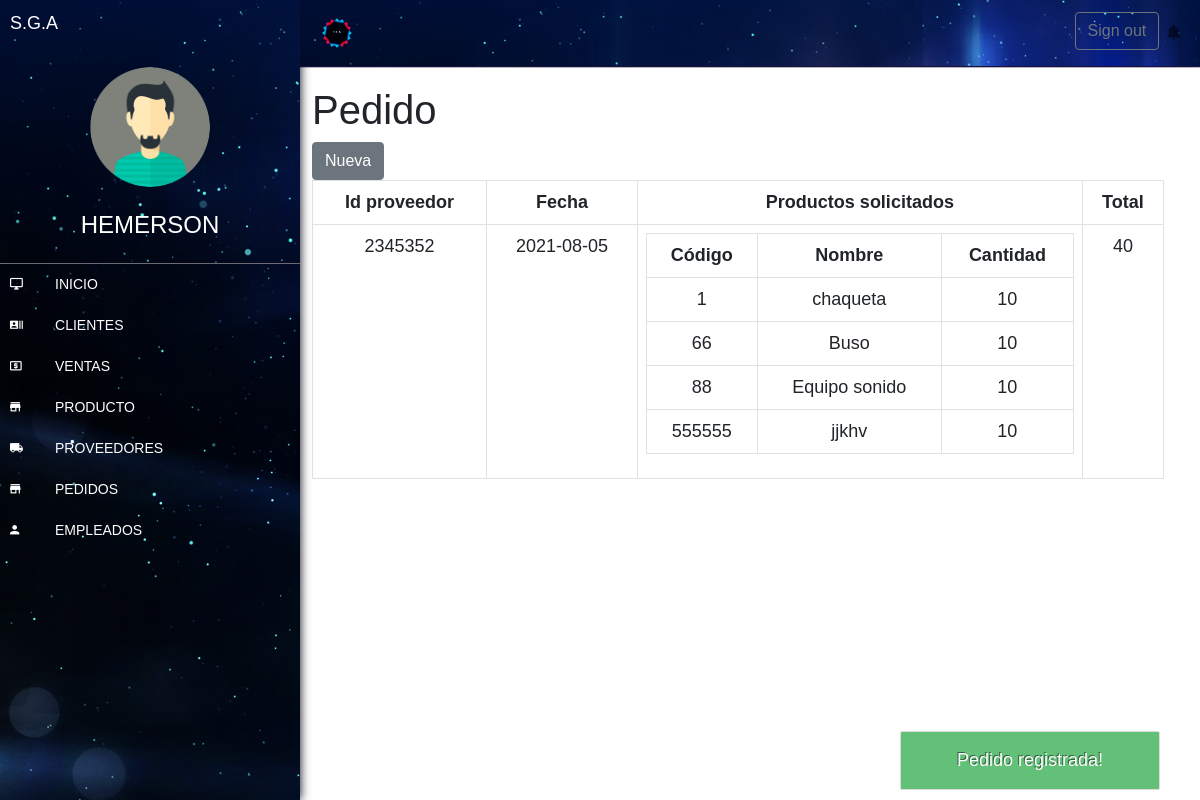
/vistas/pedidos/verPedidos.php?status=1 (signed in), run on the app's committed database.
### tables this page shows
CREATE TABLE `pedidos` (
  `id_pedido` int(50) NOT NULL,
  `fecha_pedido` date NOT NULL,
  `id_prov_ped` int(50) NOT NULL,
  `Cant_Prod_ped` int(50) NOT NULL
);

### vistas/pedidos/verPedidos.php (the view, shortened to what this page needs)
<?php
    include("../../templates/menusup.php");
    include("../../templates/menulateral.php");
	$pdo = new base();
	$pdo=$pdo->construct();
?>
<!DOCTYPE html>
<html lang="en">
<head>
</head>
<body>
<div class="row">
		<h1>Pedido</h1>
		<div class="col-1">
			<a class="btn btn-secondary" href="./pedidos.php">Nueva </a>
		</div>
    <div class="row" id="ventas">
    <?php
$sentencia = $pdo->query("SELECT pedidos.Cant_Prod_ped, pedidos.fecha_pedido, pedidos.id_pedido, pedidos.id_prov_ped, GROUP_CONCAT( producto.id_item, '..', producto.nombre_prod, '..', pedido_producto.cantidad SEPARATOR '__') AS producto FROM pedidos INNER JOIN pedido_producto ON pedido_producto.id_pedido = pedidos.id_pedido INNER JOIN producto ON producto.id_item = pedido_producto.id_producto_pedido GROUP BY pedidos.id_pedido ORDER BY pedidos.id_pedido");
$pedido = $sentencia->fetchAll(PDO::FETCH_OBJ);
?>
<?php if($tipo_session == "administrador"){?>
	<div class="col-xs-12">
		<table class="table table-bordered">
			<thead>
				<tr>
					<th>Id proveedor</th>
					<th>Fecha</th>
					<th>Productos solicitados</th>
					<th>Total</th>
				</tr>
			</thead>
			<tbody>
				<?php foreach($pedido as $pedido){ ?>
				<tr>
					<td><?php echo $pedido->id_prov_ped?></td>
					<td><?php echo $pedido->fecha_pedido ?></td>
					<td>
						<table class="table table-bordered">
							<thead>
								<tr>
									<th>Código</th>
									<th>Nombre</th>
									<th>Cantidad</th>
								</tr>
							</thead>
							<tbody>
								<?php foreach(explode("__", $pedido->producto) as $productosConcatenados){
								$producto = explode("..", $productosConcatenados)
								?>
								<tr>
									<td><?php echo $producto[0] ?></td>
									<td><?php echo $producto[1] ?></td>
									<td><?php echo $producto[2] ?></td>
								</tr>
								<?php } ?>
							</tbody>
						</table>
					</td>
					<td><?php echo $pedido->Cant_Prod_ped ?></td>
				</tr>
				<?php } ?>
			</tbody>
		</table>
	</div>
	<?php } ?>
    </div>
</body>

### CSS/menu.css (style rules this page uses)
:root { --width: 300px; --padding: 10px; --bg-color: #0d081d; --hovercolor:#6b6972; --width-collapsed:50px; }
body { font-family: Arial, Helvetica, sans-serif; font-size: 18px; padding: 0; margin: 0; margin-left: var(--width); }
.table { text-align: center; }

### data on the page
pedidos: id_prov_ped "2345352", fecha_pedido "2021-08-05", producto "1", producto "chaqueta", producto "10", producto "66", producto "Buso", producto "88", producto "Equipo sonido", producto "555555", producto "jjkhv", Cant_Prod_ped "40"

### other printed values
$nombre "HEMERSON"
